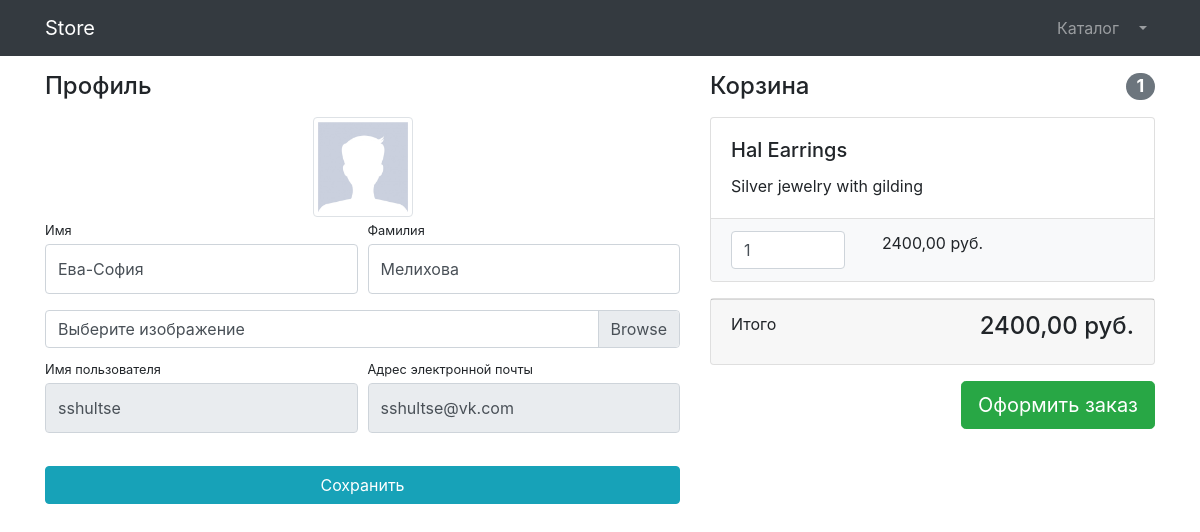
Page /users/profile/1/ (signed in) on the committed database.
### users/models.py (models this page shows)
class User(AbstractUser):
  image = models.ImageField(upload_to='users_images', null=True, blank=True)
  history = HistoricalRecords()

### products/models.py (models this page shows, shortened)
class Basket(models.Model):
    user = models.ForeignKey(to=User, on_delete=models.CASCADE)
    product = models.ForeignKey(to=Product, on_delete=models.CASCADE)
    quantity = models.PositiveSmallIntegerField(default=0)
    created_timestamp = models.DateTimeField(auto_now_add=True)
    objects = BasketQuerySet.as_manager()
    def sum(self):
      return self.product.price * self.quantity

class Product(models.Model):
    name = models.CharField(max_length=256)
    description = models.TextField()
    price = models.DecimalField(max_digits=8, decimal_places=2)
    quantity = models.PositiveIntegerField(default=0)
    image = models.ImageField(upload_to='products_images', null=True, blank=True)
    category = models.ForeignKey(to=ProductCategory, on_delete=models.CASCADE)
    history = HistoricalRecords()
    class Meta:
      verbose_name = 'product'
      verbose_name_plural = 'products'

### users/views.py (the view, shortened to what this page needs)
# urls.py: path('profile/<int:pk>/', login_required(UserProfileView.as_view()), name='profile'),
class UserProfileView(TitleMixin, UpdateView):
    model = User
    form_class = UserProfileForm
    template_name = 'users/profile.html'
    title = 'Store - Личный кабинет'
    def get_context_data(self, **kwargs):
        context = super(UserProfileView, self).get_context_data()
        context['baskets'] = Basket.objects.filter(user=self.object)
        return context

### users/forms.py
class UserProfileForm(UserChangeForm):
    first_name = forms.CharField(widget=forms.TextInput(attrs={'class': 'form-control py-4'}))
    last_name = forms.CharField(widget=forms.TextInput(attrs={'class': 'form-control py-4'}))
    image = forms.ImageField(widget=forms.FileInput(attrs={'class': 'custom-file-input'}), required=False)
    username = forms.CharField(widget=forms.TextInput(attrs={'class': 'form-control py-4', 'readonly': True}))
    email = forms.CharField(widget=forms.TextInput(attrs={'class': 'form-control py-4', 'readonly': True}))
    class Meta:
      model = User
      fields = ('first_name', 'last_name', 'image', 'username', 'email')

### common/views.py (called while the page is built)
  def get_context_data(self, **kwargs):
    context = super(TitleMixin, self).get_context_data(**kwargs)
    context['title'] = self.title
    return context

### products/models.py (called while the page is built)
    def total_sum(self):
      return sum(basket.sum() for basket in self)

    def total_quantity(self):
      return sum(basket.quantity for basket in self)

### users/templates/users/profile.html (shortened to what this page needs)
{% extends 'products/base.html' %}
{% load static %}
{% block css %}
    <link href="{% static 'vendor/css/profile.css' %}" rel="stylesheet">
{% endblock %}
{% block content %}
    <div class="container">
        <div class="row">
            <div class="col-lg-7">
                <h4 class="mt-3 mb-3">Профиль</h4>
                <div class="col-lg-12 text-center">
                    <img width="100" height="100"
                         src="{% if user.image %} {{ user.image.url }} {% else %} {% static 'vendor/img/users/default_avatar.jpg' %} {% endif %}"
                         class="img-thumbnail">
                </div>
                <form action="{% url 'users:profile' user.id %}" method="post" enctype="multipart/form-data">
                    <div class="form-row">
                        <div class="col-lg-6">
                            <div class="form-group">
                                <label class="small mb-1" for="{{ form.first_name.id_for_label }}">Имя</label>
                                {{ form.first_name }}
                            </div>
                        </div>
                        <div class="col-lg-6">
                            <div class="form-group">
                                <label class="small mb-1" for="{{ form.last_name.id_for_label }}">Фамилия</label>
                                {{ form.last_name }}
                            </div>
                        </div>
                    </div>
                    <div class="form-row mb-2">
                        <div class="col-lg-12">
                            <div class="custom-file">
                                <label class="custom-file-label" for="{{ form.image.id_for_label }}">
                                    Выберите изображение
                                </label>
                            </div>
                        </div>
                    </div>
                    <div class="form-row">
                        <div class="col-lg-6">
                            <label class="small mb-1" for="{{ form.username.id_for_label }}">Имя пользователя</label>
                            {{ form.username }}
                        </div>
                        <div class="col-lg-6">
                            <label class="small mb-1" for="{{ form.email.id_for_label }}">
                                Адрес электронной почты
                            </label>
                            {{ form.email }}
                        </div>
                    </div>
                    <div class="form-row">
                        <div class="col-lg-12" style="margin-top: 33px;">
                            <input class="btn btn-info btn-block" type="submit" value="Сохранить">
                        </div>
                    </div>
                </form>
            </div>
            <div class="col-lg-5">
                {% include 'products/baskets.html' %}
            </div>
        </div>
    </div>
{% endblock %}

### products/templates/products/baskets.html (shortened to what this page needs)
{% if baskets %}
    <h4 class="mt-3 mb-3 d-flex justify-content-between align-items-center mb-3">
        Корзина <span class="badge badge-secondary badge-pill">{{ baskets.total_quantity }}</span>
    </h4>
    {% for basket in baskets %}
        <div class="card mb-3">
            <div class="card-body">
                <h5 class="card-title">{{ basket.product.name }}</h5>
                <p class="card-text">{{ basket.product.description }}</p>
            </div>
            <ul class="list-group list-group-flush">
                <li class="list-group-item bg-light">
                    <div class="row text-center">
                        <div class="col-lg-4">
                            <input name="basketID" type="number" class="form-control"
                                   value="{{ basket.quantity }}" min="0">
                        </div>
                        <div class="col-lg-4">{{ basket.sum }} руб.</div>
                        <div class="col-lg-4">
                        </div>
                    </div>
                </li>
            </ul>
        </div>
    {% endfor %}
    <div class="card mb-3">
        <div class="card-footer">
            <p class="float-left">Итого</p>
            <h4 class="float-right">{{ baskets.total_sum }} руб.</h4>
        </div>
    </div>
    <a class="btn btn-success btn-lg float-right" href="#">
        Оформить заказ
    </a>
{% else %}
    <h4 class="mt-3 mb-3 text-center">
        Корзина пуста
    </h4>
{% endif %}

### rows in the picture
User: first_name "Ева-София", last_name "Мелихова", username "sshultse", email "sshultse@vk.com"
Basket: total_quantity "1", product.name "Hal Earrings", product.description "Silver jewelry with gilding", basketID "1", sum "2400,00", total_sum "2400,00"
